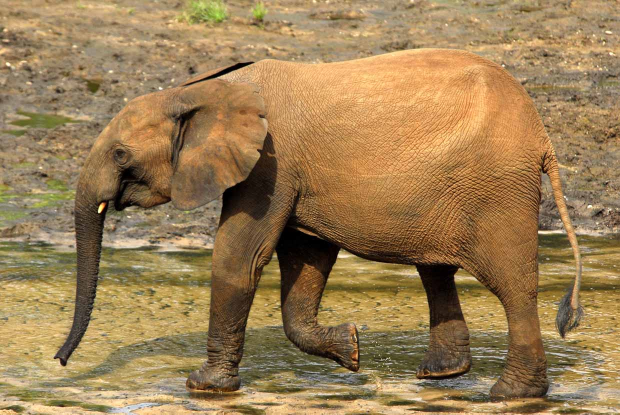
#> input picture curvrank/ex_image.jpg, 1239 x 829 px (shown at 1/2 size)
$ python -i crop.py   (imports and definitions only)
#> lines starting #> are read from the running program, lines starting #| are printed output that depends on the picture
"""Face detection and background removal for elephant images."""
import json
import os
from typing import Any

import cv2
import numpy as np
from dotenv import load_dotenv
from inference_sdk import InferenceHTTPClient
from pycocotools import mask as mask_util

# [1 line not run here, left out]

# [4 lines that did not run here, left out]
FACE_MODEL_ID = "elephant-identification-research/20"

# [4 lines that did not run here, left out]

FACE_CACHE_DIR = os.path.join("cache", "appearance", "crop")
SAM_CACHE_DIR = os.path.join("cache", "appearance", "sam")


# [94 lines left out: functions get_face_cache_path, load_cached_face, save_face_to_cache, detect_face, get_sam_cache_path, load_cached_sam and 3 more, not called in this run]


def _run_sam_workflow(image: np.ndarray) -> list[dict]:
    """Run SAM3 workflow."""
    return BG_CLIENT.run_workflow(
        workspace_name="elephantidentificationresearch",
        workflow_id="sam3-with-prompts",
        images={"image": image},
        use_cache=True
    )


def remove_background(
    image: np.ndarray,
    image_path: str | None = None,
    crop_bbox: Any | None = None
) -> np.ndarray:
    """Remove the background from the image using SAM3.

    Uses RLE-level operations for efficiency, only decoding once at the end.

    Args:
        image: The cropped face image as numpy array.
        image_path: Original image path (for caching). If None, no caching.
        crop_bbox: Bounding box of crop in original image coords. Stored in cache.

    Returns:
        Image with background removed.
    """
    body_rles: list[dict] = []
    tusk_rles: list[dict] = []

    cache_path = get_sam_cache_path(image_path) if image_path else None

    if cache_path:
        cached = load_cached_sam(cache_path)
        if cached is not None:
            body_rles = [p["rle_mask"] for p in cached.get("sam_body", {}).get("predictions", [])]
            tusk_rles = [p["rle_mask"] for p in cached.get("sam_tusk", {}).get("predictions", [])]

    if not body_rles:
        response = _run_sam_workflow(image)
        body_rles = _extract_rles_from_response(response, "sam_body")
        tusk_rles = _extract_rles_from_response(response, "sam_tusk")

        if cache_path:
            h, w = image.shape[:2]
            cache_payload = {
                "crop_bbox": crop_bbox,
                "image_size": {"width": w, "height": h},
                "sam_body": {
                    "predictions": [{"rle_mask": rle} for rle in body_rles]
                },
                "sam_tusk": {
                    "predictions": [{"rle_mask": rle} for rle in tusk_rles]
                }
            }
            save_sam_to_cache(cache_path, cache_payload)

    for i, body_rle in enumerate(body_rles):
        for tusk_rle in tusk_rles:
            iou = mask_util.iou([body_rle], [tusk_rle], [0])
            if iou[0, 0] > 0:
                body_rles[i] = mask_util.merge([body_rle, tusk_rle], intersect=0)
                body_rle = body_rles[i]

    if body_rles:
        combined_rle = mask_util.merge(body_rles, intersect=0)
        combined_mask = mask_util.decode(combined_rle)
        combined_mask = smooth_mask(combined_mask)
    else:
        combined_mask = np.ones((image.shape[0], image.shape[1]), dtype=np.uint8)

    result = cv2.bitwise_and(image, image, mask=combined_mask)
    return result

>>> import cv2
>>> picture = cv2.imread('../curvrank/ex_image.jpg', cv2.IMREAD_GRAYSCALE)
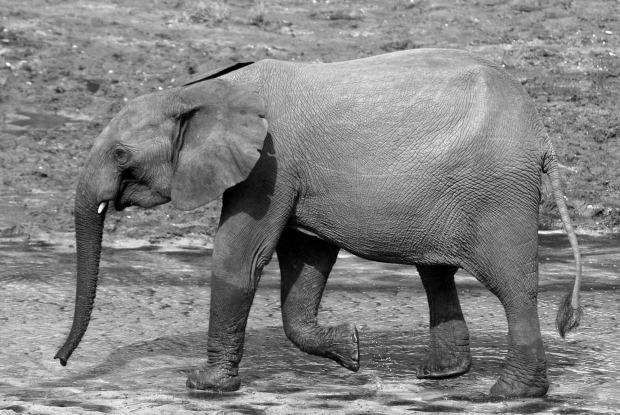
#> picture: shape (829, 1239) (shown at 1/2 size); min 0, max 255, mean 130.5
#> (the run stopped early here; a loop or call above may not have finished)
